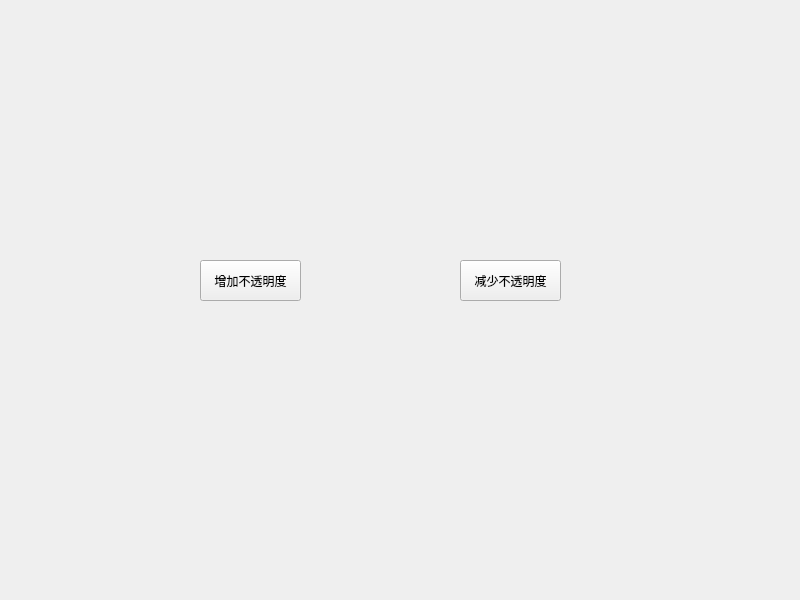
<?xml version="1.0" encoding="UTF-8"?>
<ui version="4.0">
 <class>Widget</class>
 <widget class="QWidget" name="Widget">
  <property name="geometry">
   <rect>
    <x>0</x>
    <y>0</y>
    <width>800</width>
    <height>600</height>
   </rect>
  </property>
  <property name="windowTitle">
   <string>Widget</string>
  </property>
  <widget class="QPushButton" name="pushButton_add">
   <property name="geometry">
    <rect>
     <x>200</x>
     <y>260</y>
     <width>101</width>
     <height>41</height>
    </rect>
   </property>
   <property name="text">
    <string>增加不透明度</string>
   </property>
  </widget>
  <widget class="QPushButton" name="pushButton_sub">
   <property name="geometry">
    <rect>
     <x>460</x>
     <y>260</y>
     <width>101</width>
     <height>41</height>
    </rect>
   </property>
   <property name="text">
    <string>减少不透明度</string>
   </property>
  </widget>
 </widget>
 <resources/>
 <connections/>
</ui>
